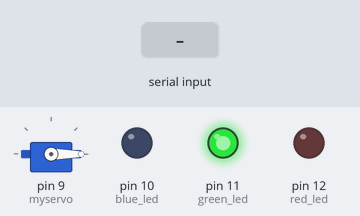
The sketch below on a simulated Arduino Uno, built with avr-gcc and run on an emulated ATmega328P. Shown: servo, output pins drawn as LEDs (lit = HIGH). Inputs (shaded band) come from the test bench.

Above: at 1.2 s.
1.3 s: "turn_off\n" received over Serial
At 2.2 s:
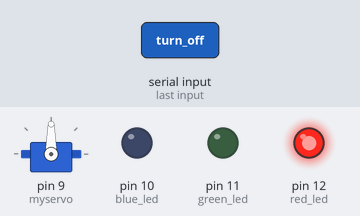
2.8 s: "not pass\n" received over Serial
At 3.5 s:
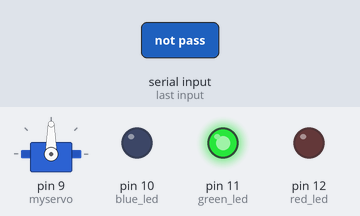
4.4 s: "turn_on\n" received over Serial
At 5.6 s:
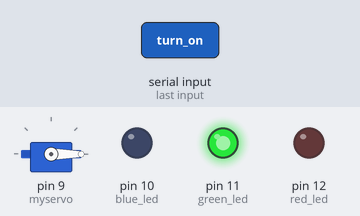
5.9 s: "not pass\n" received over Serial
At 7.0 s:
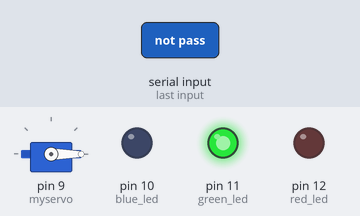
Timing chart, 0 to 8.5 s (numbered marks = the images above; inputs shaded):
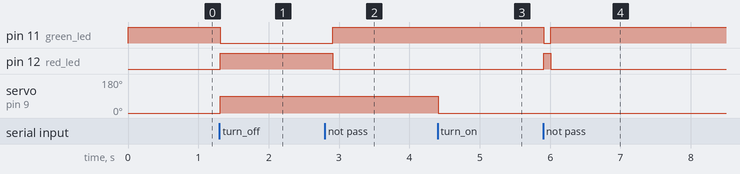

The sketch:

cabinet.ino
```cpp
#include <Keypad.h>
#include <Servo.h>
#include <SoftwareSerial.h>


const int REED_PIN = 13;
const int red_led = 12;
const int green_led = 11;
const int blue_led = 10;
String str;
Servo myservo;

bool lockstate=true;


const byte ROWS = 4;
const byte COLS = 3;
char keys[ROWS][COLS] = {
  {'1','2','3'},
  {'4','5','6'},
  {'7','8','9'},
  {'*','0','#'}
};
byte rowPins[ROWS] = {8, 7, 6,5};
byte colPins[COLS] = {4, 3,2};
//Create an object of keypad
Keypad keypad = Keypad( makeKeymap(keys), rowPins, colPins, ROWS, COLS );


void setup() {
  pinMode(REED_PIN, INPUT_PULLUP);
  pinMode(red_led, OUTPUT);
  pinMode(green_led, OUTPUT);
  pinMode(blue_led, OUTPUT);
  myservo.attach(9);
  myservo.write(0);

  Serial.begin(9600);
  digitalWrite(red_led, LOW);
  digitalWrite(green_led, HIGH);
  digitalWrite(blue_led, LOW);
}


void blink() {
    digitalWrite(red_led, HIGH);
    digitalWrite(green_led, LOW);
    digitalWrite(blue_led, LOW);
    delay(100);
    digitalWrite(red_led, LOW);
    digitalWrite(green_led, HIGH);
    digitalWrite(blue_led, LOW);
    delay(100);
}

void turn_on() {
  myservo.write(0);
  digitalWrite(red_led, LOW);
  digitalWrite(green_led, HIGH);
  digitalWrite(blue_led, LOW);
}

void turn_off() {
  myservo.write(90);
  digitalWrite(red_led, HIGH);
  digitalWrite(green_led, LOW);
  digitalWrite(blue_led, LOW);
}

void read_keyboard() {
  String key_string = "";
    char key = keypad.getKey();
    if (key=='*'){
      while (true) {
        key = keypad.getKey();
        if (key) {
            if (key == '#') {
                break;
            }
            key_string += key;
      }
    }
  }


    if (key_string.length() > 0) {
        Serial.println(key_string);
    }
}

void loop() {
  read_keyboard();


 if (Serial.available()) {
    str = Serial.readStringUntil('\n');
    str.trim();

    if (str == "turn_on") {
        turn_on();
        lockstate = true;
    }
    else if (str == "turn_off") {
        turn_off();
        lockstate = false;
    }
    else if (str == "not pass") {
        blink();
        lockstate = false;
    }
}

}
```

Measured:
- after the input at 1.3 s, pin 11 (green_led): HIGH → LOW at once; pin 12 (red_led): LOW → HIGH at once; servo on pin 9 (myservo): 0° → 90° at once
- after the input at 2.8 s, pin 11 (green_led): LOW → HIGH after 0.11 s; pin 12 (red_led): HIGH → LOW after 0.11 s
- after the input at 4.4 s, servo on pin 9 (myservo): 90° → 0° at once
- after the input at 5.9 s, pin 11 (green_led): HIGH → LOW at once, → HIGH 0.10 s later; pin 12 (red_led): LOW → HIGH at once, → LOW 0.10 s later
